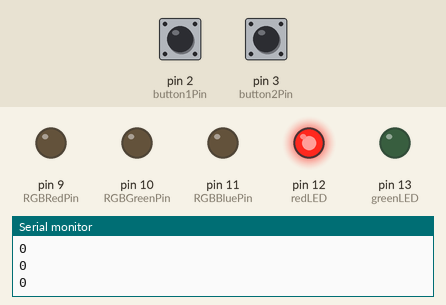
Simulated run of this sketch. Board: Arduino Uno, built with avr-gcc and run on an emulated ATmega328P. Parts: output pins drawn as LEDs (lit = HIGH), the last lines printed to the serial monitor. Dashed ring = blinking. Inputs (shaded band) come from the test bench; at power-on: pin 2 (button1Pin) HIGH, pin 3 (button2Pin) HIGH.

Above: at 1.2 s.
1.3 s: pin 2 (button1Pin) pulled LOW for 0.15 s
At 2.7 s:
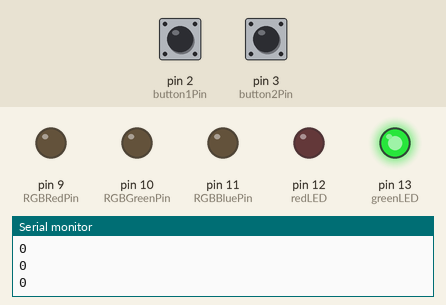
3.0 s: pin 3 (button2Pin) pulled LOW for 0.15 s
At 3.4 s:
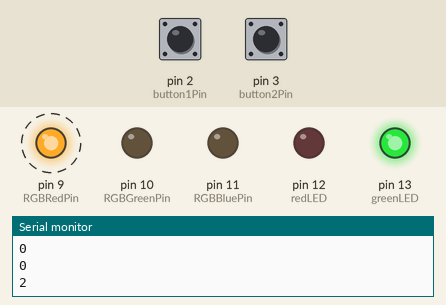
6.0 s: pin 3 (button2Pin) pulled LOW for 1 s
At 6.3 s:
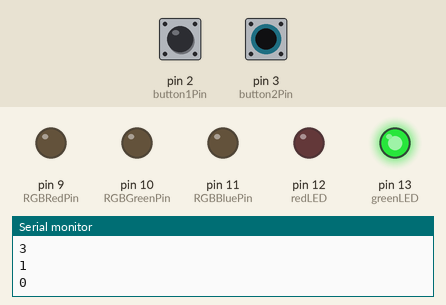
8.5 s: pin 3 (button2Pin) pulled LOW for 3.2 s
At 9.4 s:
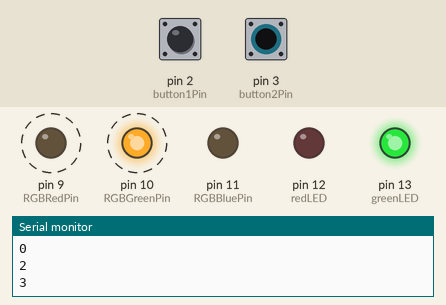
Timing chart, 0 to 14.2 s (numbered marks = the images above; inputs shaded):
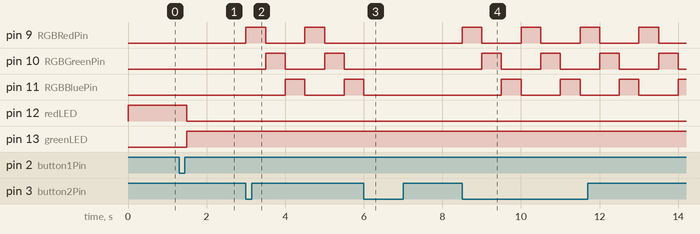

Measured:
- after the input at 1.3 s, pin 12 (redLED): HIGH → LOW after 0.20 s; pin 13 (greenLED): LOW → HIGH after 0.20 s
- after the input at 3.0 s, pin 9 (RGBRedPin): alternates HIGH for 0.50 s and LOW for 1.0 s, starting at once; pin 10 (RGBGreenPin): alternates HIGH for 0.50 s and LOW for 1.0 s, starting after 0.50 s; pin 11 (RGBBluePin): LOW → HIGH after 1.0 s, → LOW 0.50 s later, → HIGH 1.0 s later
- after the input at 6.0 s, pin 9 (RGBRedPin): stops changing and stays LOW; pin 10 (RGBGreenPin): stays LOW (without the input it goes to HIGH after 0.50 s); pin 11 (RGBBluePin): goes on until 6.0 s, then stays LOW
- after the input at 8.5 s, pin 9 (RGBRedPin): alternates HIGH for 0.50 s and LOW for 1.0 s, starting at once; pin 10 (RGBGreenPin): alternates HIGH for 0.50 s and LOW for 1.0 s, starting after 0.50 s; pin 11 (RGBBluePin): alternates HIGH for 0.50 s and LOW for 1.0 s, starting after 1.0 s

The sketch:

lab_5_level_4.ino
```cpp
//Sebastian Bruce
//Date: October 12 2023
//Description: control all LEDs with buttons and attachInterrupt

int redLED = 12;//The red LED is connected pin 9 of the Arduino.
int greenLED = 13;//The green LED is connected pin 9 of the Arduino.
int RGBRedPin = 9; //The red RGB LED is connected pin 9 of the Arduino.
int RGBGreenPin = 10; //The green RGB LED is connected pin 10 of the Arduino.
int RGBBluePin = 11; //The blue RGB LED is connected pin 11 of the Arduino.
int button1Pin = 2;//The SW2 button is connect to pin 2 of the Arduino.
int button2Pin = 3; //The SW1 button is connect to pin 3 of the Arduino.
int count;//variable that controls the RGB LED
int countRG;//variable that controls red and green LED

void setup() { //The Setup function runs once
pinMode(redLED, OUTPUT); //Setup red LED pin as an output pin.
pinMode(greenLED, OUTPUT); //Setup green LED pin as an output pin.
pinMode(RGBRedPin, OUTPUT); //Setup red RGB LED pin as an output pin.
pinMode(RGBGreenPin, OUTPUT); //Setup green RGB LED pin as an output pin.
pinMode(RGBBluePin, OUTPUT); //Setup blue RGB LED pin as an output pin.
pinMode(button1Pin, INPUT); //Setup button1 pin as an input pin.
Serial.begin(9600);
attachInterrupt(digitalPinToInterrupt(button1Pin), swapRG, FALLING);
attachInterrupt(digitalPinToInterrupt(button1Pin), swapRG, FALLING);
attachInterrupt(digitalPinToInterrupt(button2Pin), blink, FALLING);
attachInterrupt(digitalPinToInterrupt(button2Pin), blink, FALLING);
}

void loop() { //The loop function runs forever.
  redGreen();
  RGB();
}

void swapRG() {//swaps between red and green LED (and turns off RGB LED if red turns on)
  if(countRG == 0) {
    countRG = 1;
  }else if(countRG == 1) {
    countRG = 0;
    count = 0;
  }
}

void redGreen() {//controls red and green LED
  if(countRG == 0) {
    digitalWrite(greenLED, LOW);
    digitalWrite(redLED, HIGH);
  }else if(countRG == 1) {
    digitalWrite(redLED, LOW);
    digitalWrite(greenLED, HIGH);
  }
}

void blink() {//turns RGB led on/off
  if(countRG == 1) {
    if(count == 0) {
      count = 1;
    }else if(count > 0) {
      count = 0;
    }
  }
}

void RGB() {//controls the RGB led
  if(count > 0) {
    count++;
    if(count == 4) {
      count = 1;
    }
  }
  Serial.println(count);
  delay(500);
  if(count == 1) { //red
    analogWrite(RGBRedPin, 255);
    analogWrite(RGBGreenPin, 0);
    analogWrite(RGBBluePin, 0);
  } else if(count == 2) { //green
    analogWrite(RGBRedPin, 0);
    analogWrite(RGBGreenPin, 255);
    analogWrite(RGBBluePin, 0);
  } else if(count == 3) { //blue
    analogWrite(RGBRedPin, 0);
    analogWrite(RGBGreenPin, 0);
    analogWrite(RGBBluePin, 255);
  } else { //off
    analogWrite(RGBRedPin, 0);
    analogWrite(RGBGreenPin, 0);
    analogWrite(RGBBluePin, 0);
  }
}
```
